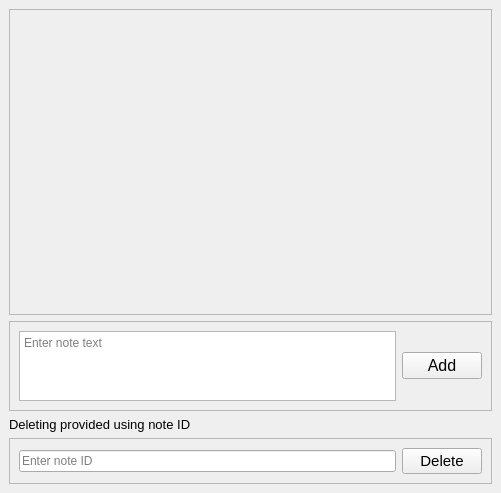
<?xml version="1.0" encoding="UTF-8"?>
<ui version="4.0">
 <class>MainWindow</class>
 <widget class="QMainWindow" name="MainWindow">
  <property name="geometry">
   <rect>
    <x>0</x>
    <y>0</y>
    <width>501</width>
    <height>493</height>
   </rect>
  </property>
  <property name="windowTitle">
   <string>Notes</string>
  </property>
  <widget class="QWidget" name="centralwidget">
   <layout class="QVBoxLayout" name="verticalLayout">
    <item>
     <widget class="QScrollArea" name="scrollArea">
      <property name="sizePolicy">
       <sizepolicy hsizetype="Expanding" vsizetype="MinimumExpanding">
        <horstretch>0</horstretch>
        <verstretch>0</verstretch>
       </sizepolicy>
      </property>
      <property name="widgetResizable">
       <bool>true</bool>
      </property>
      <widget class="QWidget" name="scrollAreaWidgetContents">
       <property name="geometry">
        <rect>
         <x>0</x>
         <y>0</y>
         <width>481</width>
         <height>303</height>
        </rect>
       </property>
       <layout class="QVBoxLayout" name="verticalLayout_3">
        <item>
         <layout class="QVBoxLayout" name="notesLayout"/>
        </item>
       </layout>
      </widget>
     </widget>
    </item>
    <item>
     <widget class="QFrame" name="frame">
      <property name="sizePolicy">
       <sizepolicy hsizetype="Preferred" vsizetype="Minimum">
        <horstretch>0</horstretch>
        <verstretch>0</verstretch>
       </sizepolicy>
      </property>
      <property name="frameShape">
       <enum>QFrame::StyledPanel</enum>
      </property>
      <property name="frameShadow">
       <enum>QFrame::Raised</enum>
      </property>
      <layout class="QHBoxLayout" name="horizontalLayout">
       <item>
        <widget class="QTextEdit" name="textEditAdd">
         <property name="sizePolicy">
          <sizepolicy hsizetype="Expanding" vsizetype="Maximum">
           <horstretch>0</horstretch>
           <verstretch>0</verstretch>
          </sizepolicy>
         </property>
         <property name="placeholderText">
          <string>Enter note text</string>
         </property>
        </widget>
       </item>
       <item>
        <widget class="QPushButton" name="btnAdd">
         <property name="font">
          <font>
           <family>Arial</family>
           <pointsize>12</pointsize>
          </font>
         </property>
         <property name="text">
          <string>Add</string>
         </property>
        </widget>
       </item>
      </layout>
     </widget>
    </item>
    <item>
     <widget class="QLabel" name="label">
      <property name="font">
       <font>
        <family>Arial</family>
        <pointsize>10</pointsize>
       </font>
      </property>
      <property name="text">
       <string>Deleting provided using note ID</string>
      </property>
     </widget>
    </item>
    <item>
     <widget class="QFrame" name="frame_2">
      <property name="frameShape">
       <enum>QFrame::StyledPanel</enum>
      </property>
      <property name="frameShadow">
       <enum>QFrame::Raised</enum>
      </property>
      <layout class="QHBoxLayout" name="horizontalLayout_2">
       <item>
        <widget class="QLineEdit" name="lineEditDelete">
         <property name="inputMask">
          <string/>
         </property>
         <property name="placeholderText">
          <string>Enter note ID</string>
         </property>
        </widget>
       </item>
       <item>
        <widget class="QPushButton" name="btnDelete">
         <property name="font">
          <font>
           <family>Arial</family>
           <pointsize>11</pointsize>
          </font>
         </property>
         <property name="text">
          <string>Delete</string>
         </property>
        </widget>
       </item>
      </layout>
     </widget>
    </item>
   </layout>
  </widget>
 </widget>
 <resources/>
 <connections/>
</ui>
